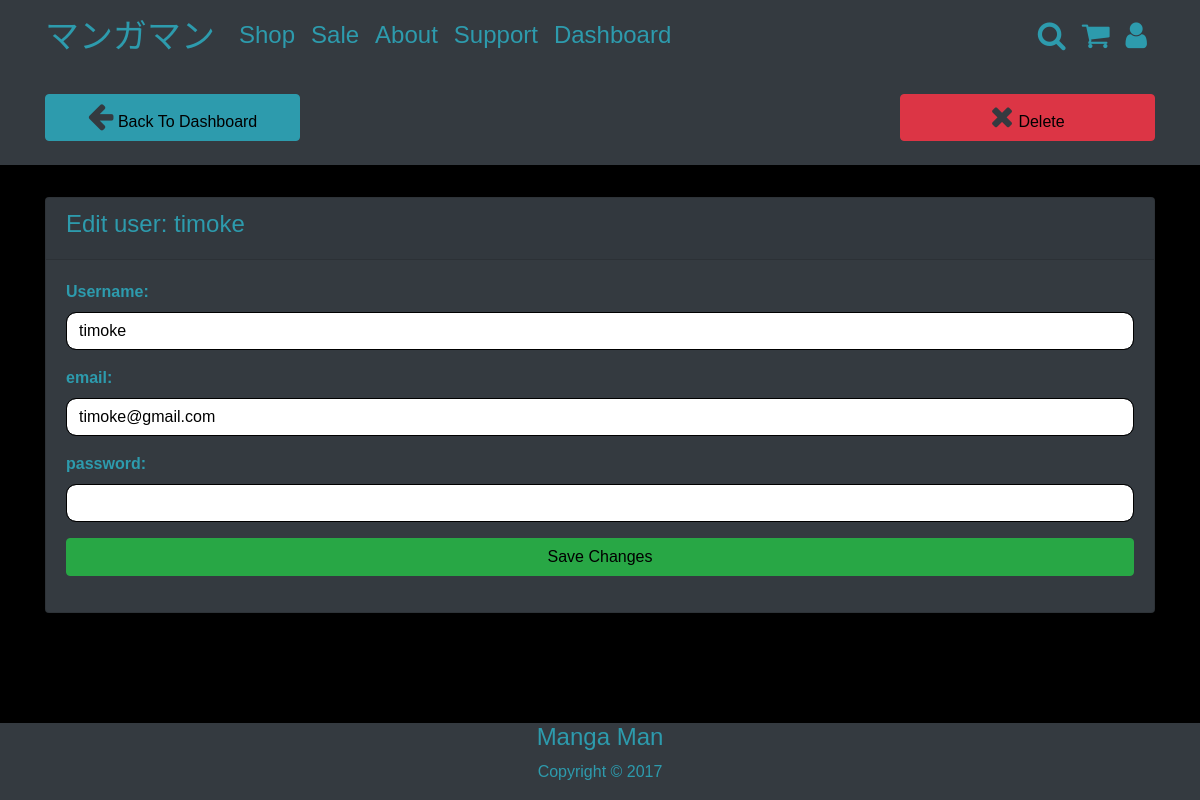
The page /user_details.php?id=12 (signed in) on the database as committed earlier.
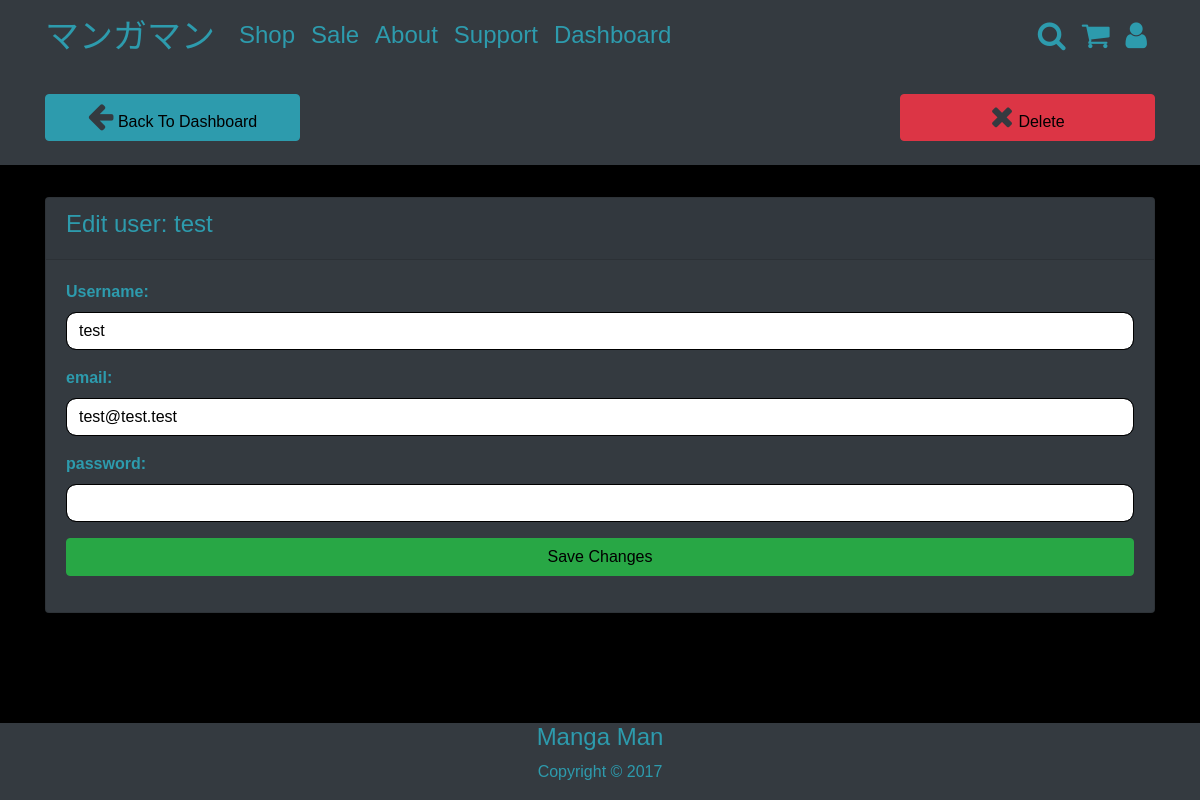
The same page on the database as committed later.
### tables this page shows
CREATE TABLE `users` (
  `id` int(11) NOT NULL,
  `username` varchar(48) NOT NULL,
  `email` varchar(48) NOT NULL,
  `password` varchar(48) NOT NULL,
  `usertype` int(2) NOT NULL,
  `date_created` timestamp NULL DEFAULT CURRENT_TIMESTAMP
);

### user_details.php (the view, shortened to what this page needs)
<?php
if (isset($_SESSION['aaa'])&& $_SESSION['aaa']=='admin') {
  include('includes/adminheader.php');
}
elseif (isset($_SESSION['aaa'])&& $_SESSION['aaa']=='user'){
  include('includes/userheader.php');
} else {
  include('includes/header.php');
}
?>
  <?php
  if(!empty($_GET['id'])){
  $id = $_GET['id'];
  $user = 'SELECT * FROM users ORDER BY id DESC';
  $userquery = mysqli_query($connection, $user);
  $row = mysqli_fetch_array($userquery);
  ?>
  <?php
  if($_SESSION['aaa'] === 'admin') {
  ?>
<section id="details_header" class="py-4 mb-4 bg-dark">
  <div class="container">
    <div class="row">
      <div class="col-md-3 mr-auto">
        <a href="admin_panel.php" class="btn btn-primary btn-block">
          <i class="fa fa-arrow-left"></i> Back To Dashboard
        </a>
      </div>
      <div class="col-md-3">
          <?php echo '<a href="deleteuser.php?id='.$id.'" class="btn btn-danger btn-block">'; ?>
          <i class="fa fa-remove"></i> Delete
        </a>
      </div>
    </div>
  </div>
</section>
<section id="posts">
  <div class="container">
    <div class="row">
      <div class="col my-2">
        <div class="card bg-dark">
          <div class="card-header">
            <h4>Edit user: <?php echo $row['username']; ?></h4>
          </div>
          <div class="card-body">
            <form method="POST">
              <div class="form-group">
                <label class="font-weight-bold" for="username">Username:</label>
                <input type="text" class="form-control" name="username" <?php echo 'value="'.$row['username'].'"'; ?>>
              </div>
              <div class="form-group">
                <label class="font-weight-bold" for="email">email:</label>
                <input type="email" class="form-control" name="email" <?php echo 'value="'.$row['email'].'"'; ?>>
              </div>
              <div class="form-group">
                <label class="font-weight-bold" for="password">password:</label>
                <input type="password" class="form-control" name="password">
              </div>
              <div class="wrapper my-3">
                  <input class="btn btn-success btn-block" type="submit" name="submit" value="Save Changes" required>
              </div>
            </form>
          </div>
        </div>
      </div>
    </div>
  </div>
</section>
<?php
  } else {
    header('Location: index.php');
  }
} else {
  echo "you forgo something important cunt";
}
?>
<?php include('includes/footer.php'); ?>

Rows that differ between the two databases and show on the page:
no longer on this page (row edited): users: username "timoke", email "timoke@gmail.com"
added users: username "test", email "test@test.test"
